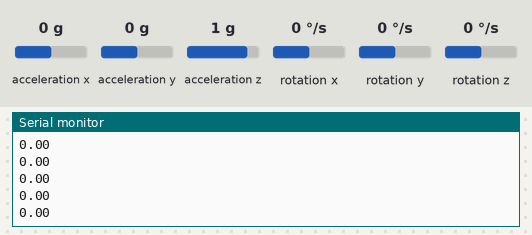
The sketch below on a simulated Arduino Uno, built with avr-gcc and run on an emulated ATmega328P. Parts: the last lines printed to the serial monitor. The test bench sets the inputs (shaded band); at power-on: acceleration x 0 g, acceleration y 0 g, acceleration z 1 g, rotation x 0 °/s, rotation y 0 °/s, rotation z 0 °/s.

Above: at 2.2 s.
2.3 s: acceleration x set to -1.4 g
At 2.8 s:
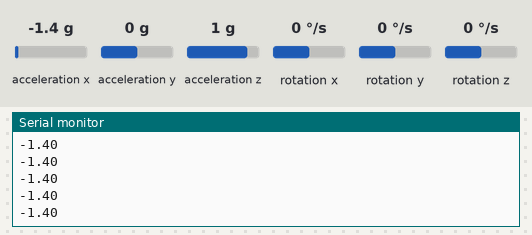
3.8 s: acceleration x set to -0.8 g
At 4.3 s:
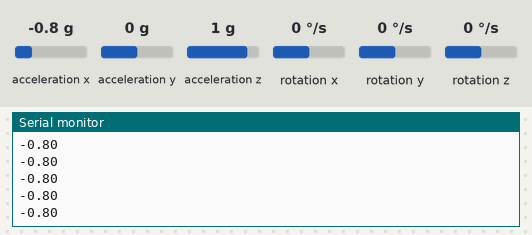
Timing chart, 0 to 6.8 s (numbered marks = the images above; inputs shaded):
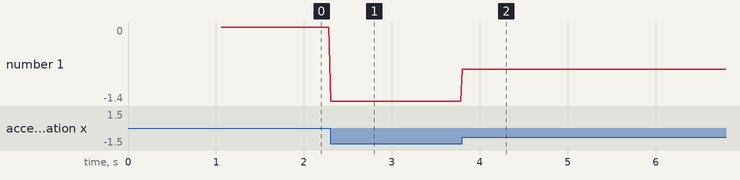

The sketch:

aaryaCodeSeedXiao_Fall24.ino
```cpp
#include "LSM6DS3.h"
#include "Wire.h"
#include <math.h>

LSM6DS3 myIMU(I2C_MODE, 0x6A);

float accelX, accelY, accelZ;
float gyroX, gyroY, gyroZ;
float roll, pitch;
float complementaryRoll, complementaryPitch;

float accelXBias, accelYBias, accelZBias;
float gyroXBias, gyroYBias, gyroZBias;

unsigned long previousTime;
const float alpha = 0.98; // Complementary filter coefficient

const int calibrationSamples = 1000;

void setup() {
    Serial.begin(115200);
    while (!Serial);

    if (myIMU.begin() != 0) {
        Serial.println("Device error");
    } else {
        //Serial.println("Device OK!");
    }

    calibrateSensors();
    previousTime = micros();

    // Print CSV header
    // Serial.println("Time,Roll,Pitch");
}

void calibrateSensors() {
    float sumAccelX = 0, sumAccelY = 0, sumAccelZ = 0;
    float sumGyroX = 0, sumGyroY = 0, sumGyroZ = 0;

    for (int i = 0; i < calibrationSamples; i++) {
        sumAccelX += myIMU.readFloatAccelX();
        sumAccelY += myIMU.readFloatAccelY();
        sumAccelZ += myIMU.readFloatAccelZ();
        sumGyroX += myIMU.readFloatGyroX();
        sumGyroY += myIMU.readFloatGyroY();
        sumGyroZ += myIMU.readFloatGyroZ();
        delayMicroseconds(100);
    }

    accelXBias = sumAccelX / calibrationSamples;
    accelYBias = sumAccelY / calibrationSamples;
    accelZBias = sumAccelZ / calibrationSamples - 1.0;
    gyroXBias = sumGyroX / calibrationSamples;
    gyroYBias = sumGyroY / calibrationSamples;
    gyroZBias = sumGyroZ / calibrationSamples;
}

void loop() {
  Serial.println(myIMU.readFloatAccelX());
  //measureRollPitch(1);
//    unsigned long currentTime = micros();
//    float deltaTime = (currentTime - previousTime) / 1000000.0;
//    previousTime = currentTime;
//
//    accelX = myIMU.readFloatAccelX() - accelXBias;
//    accelY = myIMU.readFloatAccelY() - accelYBias;
//    accelZ = myIMU.readFloatAccelZ() - accelZBias;
//    gyroX = myIMU.readFloatGyroX() - gyroXBias;
//    gyroY = myIMU.readFloatGyroY() - gyroYBias;
//    gyroZ = myIMU.readFloatGyroZ() - gyroZBias;
//
//    roll = atan2(accelY, accelZ) * 180.0 / M_PI;
//    pitch = atan2(-accelX, sqrt(accelY * accelY + accelZ * accelZ)) * 180.0 / M_PI;
//
//    complementaryRoll = alpha * (complementaryRoll + gyroX * deltaTime) + (1 - alpha) * roll;
//    complementaryPitch = alpha * (complementaryPitch + gyroY * deltaTime) + (1 - alpha) * pitch;
//
//    // Print time, roll, and pitch as CSV
//    // Serial.print(millis());
//    // Serial.print(",");
//    // Serial.print(accelX, 4);
//    // Serial.print(",");
//    // Serial.print(accelY, 4);
//    // Serial.print(",");
//    // Serial.print(accelZ, 4);
//    // Serial.print(",");
//    // Serial.print(gyroX, 4);
//    // Serial.print(",");
//    // Serial.print(gyroY, 4);
//    // Serial.print(",");
//    // Serial.print(gyroZ, 4);
//    // Serial.print(",");
//    Serial.print(complementaryRoll, 4);
//    Serial.print(",");
//    Serial.println(complementaryPitch, 4);
//
    delay(20);  // Adjust as needed
}
```

Measured:
- after the input at 2.3 s, the serial monitor: prints a new line at once (image 1)
- after the input at 3.8 s, the serial monitor: prints a new line at once (image 2)
- plotted number 1: 0 → -1.4 after the input at 2.3 s, -1.4 → -0.8 after the input at 3.8 s
